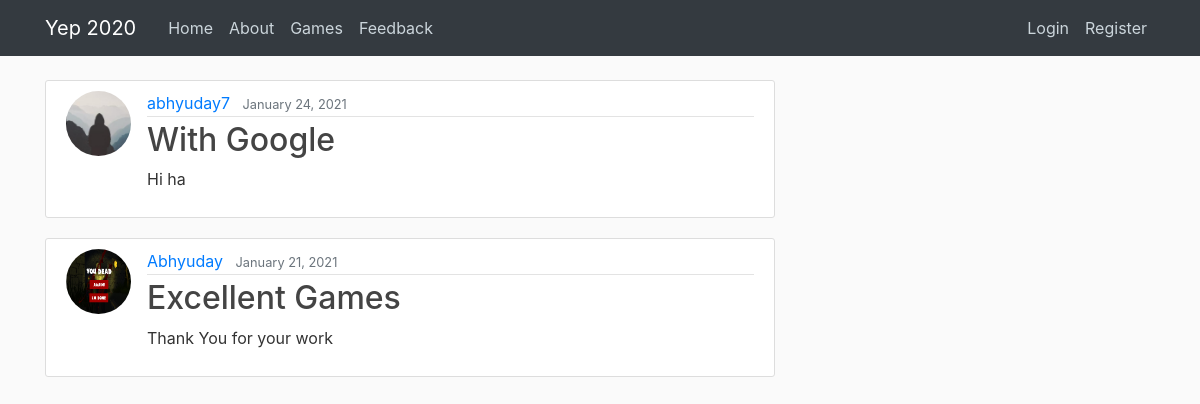
The page /feedback/ on the database its author committed.
### games/models.py (models this page shows, shortened)
class Post(models.Model):
    title = models.CharField(max_length=100)
    content = models.TextField()
    date_posted = models.DateTimeField(default=timezone.now)
    author = models.ForeignKey(User, on_delete=models.CASCADE)

### users/models.py (models this page shows, shortened)
class Profile(models.Model):
    user = models.OneToOneField(User, on_delete=models.CASCADE)
    image = models.ImageField(default='default.jpg', upload_to='profile_pics')

### games/views.py (the view)
# urls.py: path('feedback/', PostListView.as_view(), name='feedback'),
class PostListView(ListView):
    model = Post
    template_name = 'games/feedback.html'  # <app>/<model>_<viewtype>.html
    context_object_name = 'posts'
    ordering = ['-date_posted']
    paginate_by = 5

### games/templates/games/feedback.html (shortened to what this page needs)
{% extends 'games/base.html'%}
{% block content %}
    {% for post in posts %}
        <article class="media content-section">
          <img class="rounded-circle article-img" src="{{ post.author.profile.image.url }}">
          <div class="media-body">
            <div class="article-metadata">
              <a class="mr-2" href="{% url 'user-posts' post.author.username %}">{{ post.author }}</a>
              <small class="text-muted">{{ post.date_posted|date:"F d, Y" }}</small>
            </div>
            <h2><a class="article-title" href="{% url 'post-detail' post.id %}">{{ post.title }}</a></h2>
            <p class="article-content">{{ post.content }}</p>
          </div>
        </article>
    {% endfor %}
{% endblock content %}

### games/templates/games/base.html (shortened to what this page needs)
{% load static %}
<!DOCTYPE html>
<html>
<head>
    <link rel="stylesheet" href="https://cdnjs.cloudflare.com/ajax/libs/ionicons/2.0.1/css/ionicons.min.css">
    <link rel="stylesheet" href="https://cdnjs.cloudflare.com/ajax/libs/font-awesome/4.7.0/css/font-awesome.min.css">
    <link rel="stylesheet" href="https://maxcdn.bootstrapcdn.com/bootstrap/4.0.0/css/bootstrap.min.css">
    <link rel="stylesheet" type="text/css" href="{% static 'blog/main.css' %}">
</head>
<body >
    <header class="site-header">
      <nav class="navbar navbar-expand-md navbar-dark bg-dark fixed-top">
        <div class="container">
          <a class="navbar-brand mr-4" href="{% url 'blog-home' %}">Yep 2020</a>
          <div class="collapse navbar-collapse" id="navbarToggle">
            <div class="navbar-nav mr-auto">
              <a class="nav-item nav-link" href="{% url 'blog-home' %}">Home</a>
              <a class="nav-item nav-link" href="{% url 'blog-about' %}">About</a>
              <a class="nav-item nav-link" href="{% url 'games' %}">Games</a>
              <a class="nav-item nav-link" href="{% url 'feedback' %}">Feedback</a>
            </div>
            <div class="navbar-nav">
              {% if user.is_authenticated %}
                <a class="nav-item nav-link" href="{% url 'post-create' %}">New Feedback</a>
                <a class="nav-item nav-link" href="{% url 'profile' %}">Profile</a>
                <a class="nav-item nav-link" href="{% url 'logout' %}">Logout</a>
              {% else %}
                <a class="nav-item nav-link" href="{% url 'login' %}">Login</a>
                <a class="nav-item nav-link" href="{% url 'register' %}">Register</a>
              {% endif %}
            </div>
          </div>
        </div>
      </nav>
    </header>
    <main role="main" class="container">
      <div class="row">
        <div class="col-md-8">
          {% block content %}{% endblock %}
        </div>
    </main>
</body>
</html>

### games/static/blog/main.css (style rules this page uses)
body { background: #fafafa; color: #333333; margin-top: 5rem; }
h1, h2, h3, h4, h5, h6 { color: #444444; }
.site-header .navbar-nav .nav-link { color: #cbd5db; }
.content-section { background: #ffffff; padding: 10px 20px; border: 1px solid #dddddd; border-radius: 3px; margin-bottom: 20px; }
.article-title { color: #444444; }
.article-content { white-space: pre-line; }
.article-img { height: 65px; width: 65px; margin-right: 16px; }
.article-metadata { padding-bottom: 1px; margin-bottom: 4px; border-bottom: 1px solid #e3e3e3 }

### rows shown on the page
Post: author.profile.image (placeholder picture), author "abhyuday7", date_posted "January 24, 2021", title "With Google", content "Hi ha"
Post: author.profile.image (picture), author "Abhyuday", date_posted "January 21, 2021", title "Excellent Games", content "Thank You for your work"
